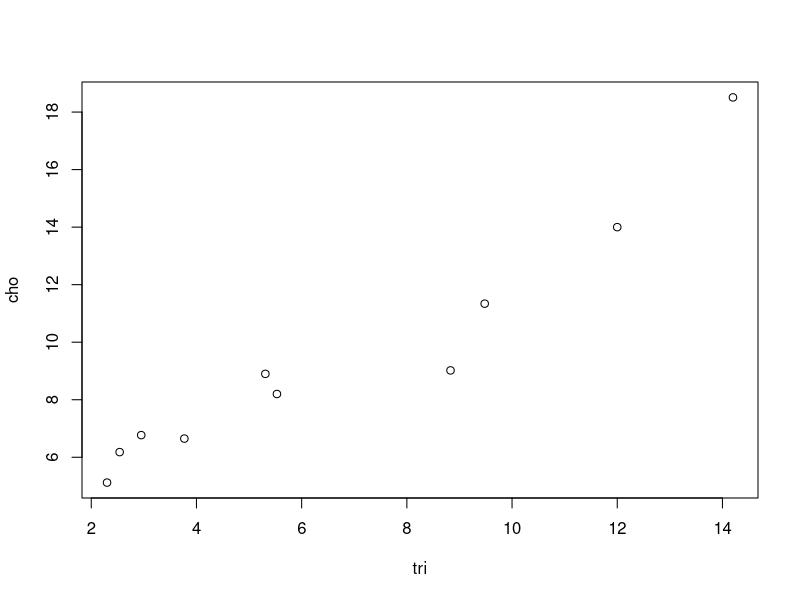
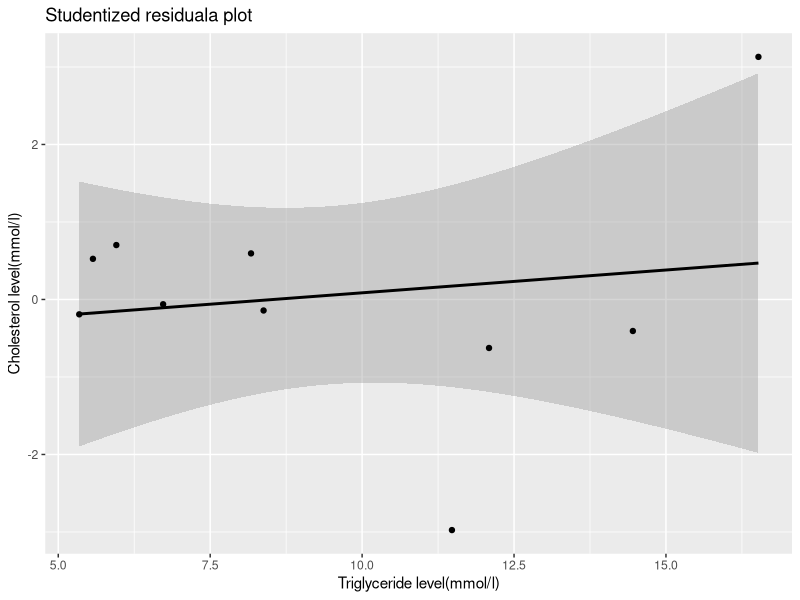
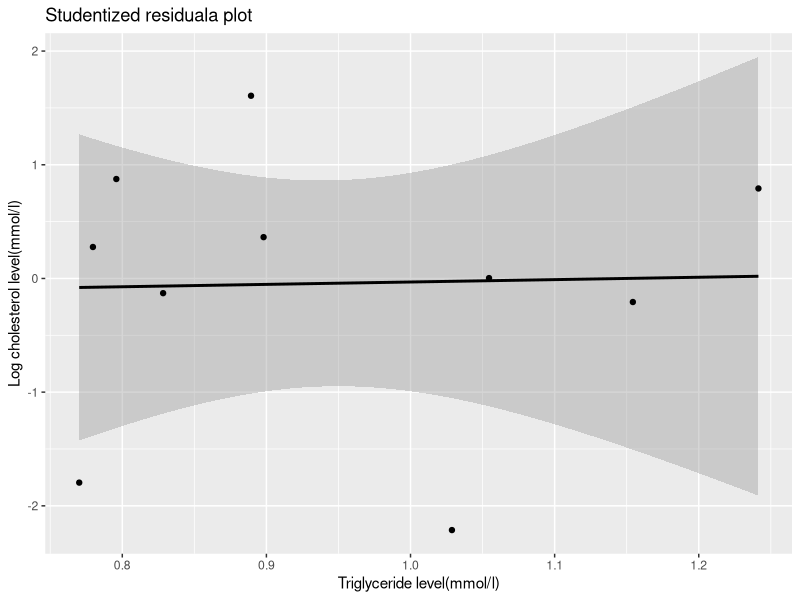

Recreate these plots in R, in order.
# import data
data <- read.csv(file="BME 501 Midterm 2021 Dataset P1.csv", header=T)

tri <- data[,1] # rename colums
cho <- data[,2]

# 1
plot(tri,cho)

cor.test(tri,cho) # correlation

# 2
library(ggplot2)
library(car)
dietfit <- lm(cho~tri, data = data) # linear model

diet <- ggplot(data = data, aes(x = predict(dietfit), y = rstudent(dietfit))) +
  geom_smooth(method = "lm", se=TRUE, 
              color="black", formula = y ~ x) +
  geom_point()+
  labs(title="Studentized residuala plot",x="Triglyceride level(mmol/l)",
                y="Cholesterol level(mmol/l)")
diet # studentized residual & prediction domain

ncvTest(dietfit) # homoscedasticity

# 3
cholog <- log10(cho)
data2 <- data.frame(tri = tri, cholog = cholog)
dietfit2 <- lm(cholog~tri, data = data2)

diet2 <- ggplot(data = data2, aes(x = predict(dietfit2), y = rstudent(dietfit2))) +
  geom_smooth(method = "lm", se=TRUE, 
              color="black", formula = y ~ x) +
  geom_point()+
  labs(title="Studentized residuala plot",x="Triglyceride level(mmol/l)",
                y="Log cholesterol level(mmol/l)")
diet2

ncvTest(dietfit2)

# 4
new.tri <- data.frame(tri=c(5))
precho <- predict(dietfit,newdata=new.tri,, interval = "confidence")
precho # prediction 